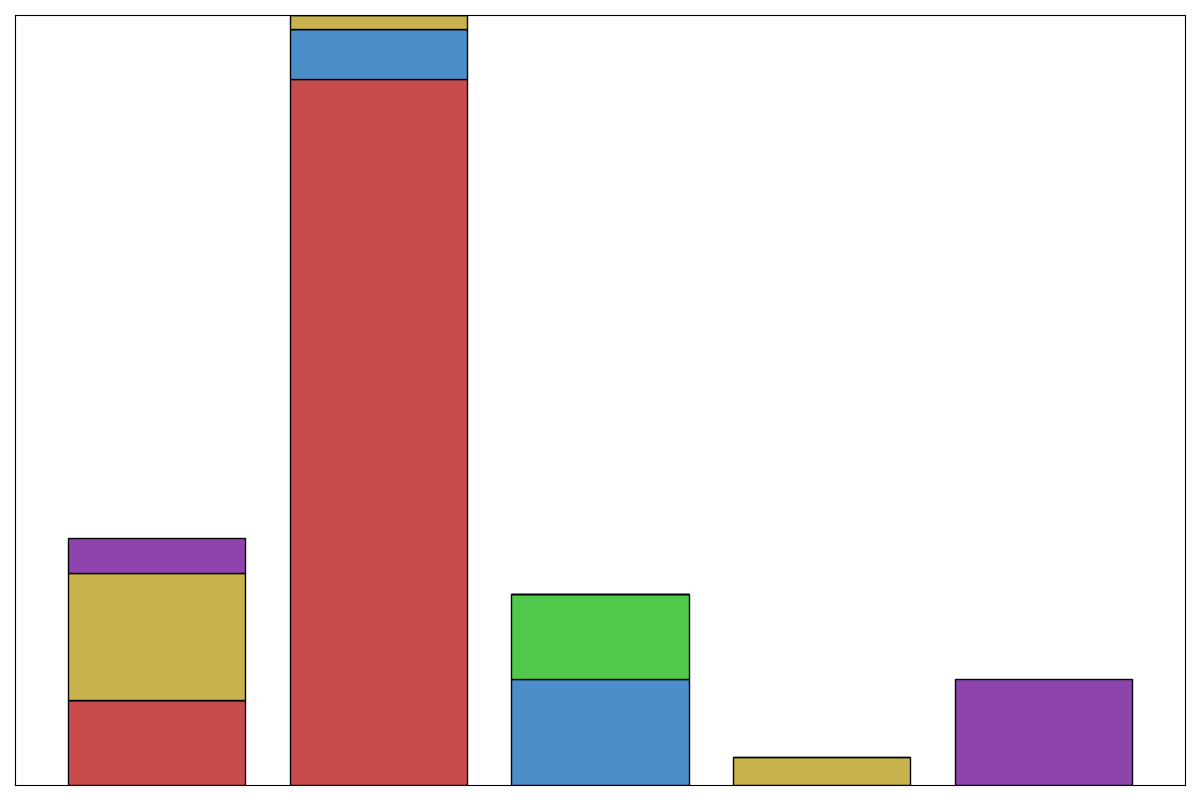

Write Python code to recreate this figure.
import matplotlib.pyplot as plt
import numpy as np

# Data for the plot
regions = ['North America', 'Africa', 'Asia', 'Europe', 'South America']
species = ['Elephants', 'Tigers', 'Pandas', 'Bears', 'Condors']

north_america = [1.2, 0, 0, 1.8, 0.5]
africa = [10, 0.7, 0, 0.2, 0]
asia = [0, 1.5, 1.2, 0, 0]
europe = [0, 0, 0, 0.4, 0]
south_america = [0, 0, 0, 0, 1.5]

data = [north_america, africa, asia, europe, south_america]
data_transposed = np.array(data).T
colors = ['#c94c4c', '#4c8ec9', '#52c94c', '#c9b34c', '#8e44ad']

fig, ax = plt.subplots(figsize=(12, 8))

bottom_values = np.zeros(len(regions))
for species_data, color in zip(data_transposed, colors):
    ax.bar(regions, species_data, color=color, bottom=bottom_values, edgecolor='black')
    bottom_values += species_data

# Remove textual elements
ax.xaxis.set_visible(False)
ax.yaxis.set_visible(False)
ax.legend().set_visible(False)

plt.tight_layout()
plt.show()
